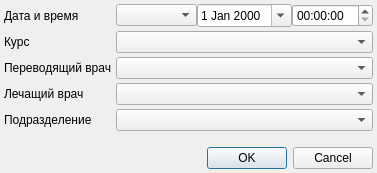
<?xml version="1.0" encoding="UTF-8"?>
<ui version="4.0">
 <class>InputDialog</class>
 <widget class="QDialog" name="InputDialog">
  <property name="geometry">
   <rect>
    <x>0</x>
    <y>0</y>
    <width>377</width>
    <height>173</height>
   </rect>
  </property>
  <property name="windowTitle">
   <string>Dialog</string>
  </property>
  <layout class="QGridLayout" name="gridLayout">
   <property name="margin">
    <number>4</number>
   </property>
   <property name="spacing">
    <number>4</number>
   </property>
   <item row="0" column="1">
    <widget class="QWidget" name="pnlDateTime" native="true">
     <property name="sizePolicy">
      <sizepolicy hsizetype="Expanding" vsizetype="Preferred">
       <horstretch>0</horstretch>
       <verstretch>0</verstretch>
      </sizepolicy>
     </property>
     <layout class="QHBoxLayout" name="horizontalLayout">
      <property name="spacing">
       <number>0</number>
      </property>
      <property name="margin">
       <number>0</number>
      </property>
      <item>
       <widget class="QComboBox" name="cmbPresetDateTime"/>
      </item>
      <item>
       <widget class="CCurrentDateEditEx" name="edtDate">
        <property name="calendarPopup">
         <bool>true</bool>
        </property>
       </widget>
      </item>
      <item>
       <widget class="QTimeEdit" name="edtTime"/>
      </item>
     </layout>
    </widget>
   </item>
   <item row="4" column="0">
    <widget class="QLabel" name="lblOrgStructure">
     <property name="text">
      <string>Подразделение</string>
     </property>
    </widget>
   </item>
   <item row="5" column="0">
    <spacer name="verticalSpacer">
     <property name="orientation">
      <enum>Qt::Vertical</enum>
     </property>
     <property name="sizeHint" stdset="0">
      <size>
       <width>20</width>
       <height>40</height>
      </size>
     </property>
    </spacer>
   </item>
   <item row="4" column="1">
    <widget class="COrgStructureComboBox" name="cmbOrgStructure">
     <property name="sizePolicy">
      <sizepolicy hsizetype="Expanding" vsizetype="Fixed">
       <horstretch>0</horstretch>
       <verstretch>0</verstretch>
      </sizepolicy>
     </property>
    </widget>
   </item>
   <item row="3" column="1">
    <widget class="CPersonComboBoxEx" name="cmbExecPerson"/>
   </item>
   <item row="3" column="0">
    <widget class="QLabel" name="lblExecPerson">
     <property name="text">
      <string>Лечащий врач</string>
     </property>
    </widget>
   </item>
   <item row="0" column="0">
    <widget class="QLabel" name="lblDateTime">
     <property name="sizePolicy">
      <sizepolicy hsizetype="Maximum" vsizetype="Preferred">
       <horstretch>0</horstretch>
       <verstretch>0</verstretch>
      </sizepolicy>
     </property>
     <property name="text">
      <string>Дата и время</string>
     </property>
    </widget>
   </item>
   <item row="2" column="0">
    <widget class="QLabel" name="lblPerson">
     <property name="text">
      <string>Переводящий врач</string>
     </property>
    </widget>
   </item>
   <item row="6" column="0" colspan="2">
    <widget class="QDialogButtonBox" name="buttonBox">
     <property name="orientation">
      <enum>Qt::Horizontal</enum>
     </property>
     <property name="standardButtons">
      <set>QDialogButtonBox::Cancel|QDialogButtonBox::Ok</set>
     </property>
    </widget>
   </item>
   <item row="2" column="1">
    <widget class="CPersonComboBoxEx" name="cmbPerson">
     <property name="sizePolicy">
      <sizepolicy hsizetype="Expanding" vsizetype="Fixed">
       <horstretch>0</horstretch>
       <verstretch>0</verstretch>
      </sizepolicy>
     </property>
    </widget>
   </item>
   <item row="1" column="0">
    <widget class="QLabel" name="lblCourse">
     <property name="text">
      <string>Курс</string>
     </property>
    </widget>
   </item>
   <item row="1" column="1">
    <widget class="CCourseStatusComboBox" name="cmbCourse"/>
   </item>
  </layout>
 </widget>
 <customwidgets>
  <customwidget>
   <class>COrgStructureComboBox</class>
   <extends>QComboBox</extends>
   <header>Orgs/OrgStructComboBoxes.h</header>
  </customwidget>
  <customwidget>
   <class>CPersonComboBoxEx</class>
   <extends>QComboBox</extends>
   <header>Orgs/PersonComboBoxEx.h</header>
  </customwidget>
  <customwidget>
   <class>CCourseStatusComboBox</class>
   <extends>QComboBox</extends>
   <header>Resources/CourseStatus.h</header>
  </customwidget>
  <customwidget>
   <class>CCurrentDateEditEx</class>
   <extends>QDateEdit</extends>
   <header>library/DateEdit.h</header>
  </customwidget>
 </customwidgets>
 <tabstops>
  <tabstop>cmbPresetDateTime</tabstop>
  <tabstop>edtDate</tabstop>
  <tabstop>edtTime</tabstop>
  <tabstop>cmbCourse</tabstop>
  <tabstop>cmbPerson</tabstop>
  <tabstop>cmbExecPerson</tabstop>
  <tabstop>cmbOrgStructure</tabstop>
  <tabstop>buttonBox</tabstop>
 </tabstops>
 <resources/>
 <connections>
  <connection>
   <sender>buttonBox</sender>
   <signal>accepted()</signal>
   <receiver>InputDialog</receiver>
   <slot>accept()</slot>
   <hints>
    <hint type="sourcelabel">
     <x>252</x>
     <y>123</y>
    </hint>
    <hint type="destinationlabel">
     <x>157</x>
     <y>127</y>
    </hint>
   </hints>
  </connection>
  <connection>
   <sender>buttonBox</sender>
   <signal>rejected()</signal>
   <receiver>InputDialog</receiver>
   <slot>reject()</slot>
   <hints>
    <hint type="sourcelabel">
     <x>320</x>
     <y>123</y>
    </hint>
    <hint type="destinationlabel">
     <x>286</x>
     <y>127</y>
    </hint>
   </hints>
  </connection>
 </connections>
</ui>
